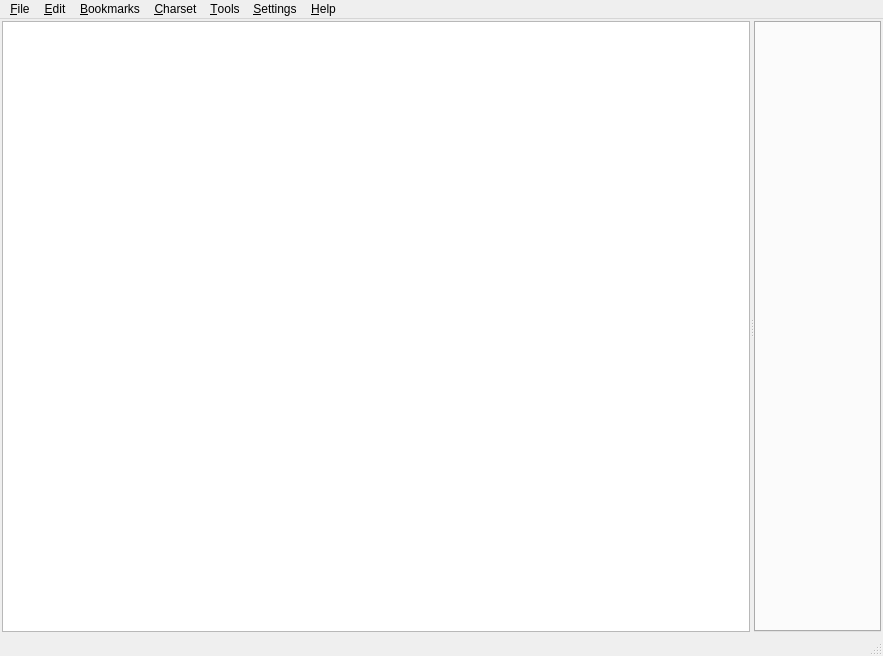
<?xml version="1.0" encoding="UTF-8"?>
<ui version="4.0">
 <class>MainWindow</class>
 <widget class="QMainWindow" name="MainWindow">
  <property name="geometry">
   <rect>
    <x>0</x>
    <y>0</y>
    <width>883</width>
    <height>656</height>
   </rect>
  </property>
  <property name="focusPolicy">
   <enum>Qt::TabFocus</enum>
  </property>
  <property name="windowTitle">
   <string>JPReader</string>
  </property>
  <widget class="QWidget" name="centralwidget">
   <layout class="QHBoxLayout" name="horizontalLayout_2">
    <property name="leftMargin">
     <number>2</number>
    </property>
    <property name="topMargin">
     <number>2</number>
    </property>
    <property name="rightMargin">
     <number>2</number>
    </property>
    <property name="bottomMargin">
     <number>2</number>
    </property>
    <item>
     <widget class="QSplitter" name="splitter">
      <property name="orientation">
       <enum>Qt::Horizontal</enum>
      </property>
      <property name="childrenCollapsible">
       <bool>false</bool>
      </property>
      <widget class="QWidget" name="layoutWidget">
       <layout class="QHBoxLayout" name="helperLayout">
        <property name="spacing">
         <number>0</number>
        </property>
        <item>
         <widget class="QFrame" name="helperFrame">
          <property name="frameShape">
           <enum>QFrame::NoFrame</enum>
          </property>
          <property name="frameShadow">
           <enum>QFrame::Plain</enum>
          </property>
          <layout class="QHBoxLayout" name="horizontalLayout">
           <property name="leftMargin">
            <number>0</number>
           </property>
           <property name="topMargin">
            <number>0</number>
           </property>
           <property name="rightMargin">
            <number>0</number>
           </property>
           <property name="bottomMargin">
            <number>0</number>
           </property>
           <item>
            <widget class="QListWidget" name="helperList">
             <property name="mouseTracking">
              <bool>true</bool>
             </property>
            </widget>
           </item>
          </layout>
         </widget>
        </item>
       </layout>
      </widget>
      <widget class="QSpecTabWidget" name="tabMain">
       <property name="currentIndex">
        <number>-1</number>
       </property>
       <property name="elideMode">
        <enum>Qt::ElideRight</enum>
       </property>
       <property name="movable">
        <bool>true</bool>
       </property>
      </widget>
     </widget>
    </item>
   </layout>
  </widget>
  <widget class="QMenuBar" name="menubar">
   <property name="geometry">
    <rect>
     <x>0</x>
     <y>0</y>
     <width>883</width>
     <height>21</height>
    </rect>
   </property>
   <widget class="QMenu" name="menuFile">
    <property name="title">
     <string>&amp;File</string>
    </property>
    <addaction name="actionNew"/>
    <addaction name="actionNewSearch"/>
    <addaction name="separator"/>
    <addaction name="actionWnd"/>
    <addaction name="separator"/>
    <addaction name="actionOpen"/>
    <addaction name="actionOpenClip"/>
    <addaction name="actionOpenInDir"/>
    <addaction name="separator"/>
    <addaction name="actionExitAll"/>
    <addaction name="actionExit"/>
   </widget>
   <widget class="QMenu" name="menuBookmarks">
    <property name="title">
     <string>&amp;Bookmarks</string>
    </property>
    <addaction name="actionAddBM"/>
    <addaction name="separator"/>
   </widget>
   <widget class="QMenu" name="menuHelp">
    <property name="title">
     <string>&amp;Help</string>
    </property>
    <addaction name="actionAbout"/>
    <addaction name="actionAboutQt"/>
   </widget>
   <widget class="QMenu" name="menuEdit">
    <property name="title">
     <string>&amp;Edit</string>
    </property>
    <addaction name="actionOpenCB"/>
    <addaction name="actionOpenCBPlain"/>
    <addaction name="separator"/>
    <addaction name="actionClearCB"/>
    <addaction name="separator"/>
    <addaction name="actionFindText"/>
   </widget>
   <widget class="QMenu" name="menuCharset">
    <property name="title">
     <string>&amp;Charset</string>
    </property>
   </widget>
   <widget class="QMenu" name="menuTools">
    <property name="title">
     <string>&amp;Tools</string>
    </property>
    <widget class="QMenu" name="menuTranslationMode">
     <property name="title">
      <string>&amp;Translation mode</string>
     </property>
    </widget>
    <widget class="QMenu" name="menuSourceLanguage">
     <property name="title">
      <string>Source &amp;language</string>
     </property>
    </widget>
    <addaction name="menuTranslationMode"/>
    <addaction name="menuSourceLanguage"/>
    <addaction name="separator"/>
    <addaction name="actionTextTranslator"/>
    <addaction name="actionDownloadManager"/>
    <addaction name="actionDictionary"/>
    <addaction name="actionFullscreen"/>
    <addaction name="actionDetachTab"/>
    <addaction name="separator"/>
    <addaction name="actionShowLog"/>
   </widget>
   <widget class="QMenu" name="menuSettings">
    <property name="title">
     <string>&amp;Settings</string>
    </property>
    <addaction name="actionSettings"/>
    <addaction name="actionSaveSettings"/>
    <addaction name="separator"/>
   </widget>
   <addaction name="menuFile"/>
   <addaction name="menuEdit"/>
   <addaction name="menuBookmarks"/>
   <addaction name="menuCharset"/>
   <addaction name="menuTools"/>
   <addaction name="menuSettings"/>
   <addaction name="menuHelp"/>
  </widget>
  <widget class="QStatusBar" name="statusbar"/>
  <action name="actionAbout">
   <property name="text">
    <string>&amp;About</string>
   </property>
  </action>
  <action name="actionSettings">
   <property name="text">
    <string>&amp;Settings...</string>
   </property>
  </action>
  <action name="actionExit">
   <property name="text">
    <string>E&amp;xit</string>
   </property>
   <property name="shortcut">
    <string>Ctrl+Q</string>
   </property>
  </action>
  <action name="actionOpen">
   <property name="text">
    <string>&amp;Open...</string>
   </property>
   <property name="shortcut">
    <string>Ctrl+O</string>
   </property>
  </action>
  <action name="actionOpenInDir">
   <property name="text">
    <string>Open &amp;in document directory...</string>
   </property>
  </action>
  <action name="actionNew">
   <property name="text">
    <string>&amp;New</string>
   </property>
   <property name="shortcut">
    <string>Ctrl+N</string>
   </property>
  </action>
  <action name="actionOpenCB">
   <property name="text">
    <string>&amp;Paste</string>
   </property>
   <property name="shortcut">
    <string>F6</string>
   </property>
  </action>
  <action name="actionClearCB">
   <property name="text">
    <string>&amp;Clear clipboard</string>
   </property>
  </action>
  <action name="actionOpenClip">
   <property name="text">
    <string>Open with &amp;Url from clipboard</string>
   </property>
  </action>
  <action name="actionAutodetection">
   <property name="text">
    <string>Autodetection</string>
   </property>
  </action>
  <action name="actionWnd">
   <property name="text">
    <string>New &amp;window</string>
   </property>
   <property name="shortcut">
    <string>F3</string>
   </property>
  </action>
  <action name="actionNewSearch">
   <property name="text">
    <string>New sea&amp;rch</string>
   </property>
  </action>
  <action name="actionClearCaches">
   <property name="text">
    <string>C&amp;lear caches</string>
   </property>
  </action>
  <action name="actionSaveSettings">
   <property name="text">
    <string>S&amp;ave settings</string>
   </property>
  </action>
  <action name="actionAddBM">
   <property name="text">
    <string>&amp;Add bookmark...</string>
   </property>
   <property name="shortcut">
    <string>Ctrl+B</string>
   </property>
  </action>
  <action name="actionOpenCBPlain">
   <property name="text">
    <string>Paste plain &amp;text</string>
   </property>
   <property name="shortcut">
    <string>F5</string>
   </property>
  </action>
  <action name="actionTextTranslator">
   <property name="text">
    <string>T&amp;ext translator</string>
   </property>
   <property name="shortcut">
    <string>F2</string>
   </property>
  </action>
  <action name="actionGlobalContextTranslator">
   <property name="checkable">
    <bool>true</bool>
   </property>
   <property name="text">
    <string>Global context translator</string>
   </property>
  </action>
  <action name="actionExitAll">
   <property name="text">
    <string>&amp;Exit and close all</string>
   </property>
  </action>
  <action name="actionUseHTTPProxy">
   <property name="checkable">
    <bool>true</bool>
   </property>
   <property name="text">
    <string>Use HTTP Proxy</string>
   </property>
  </action>
  <action name="actionDetachTab">
   <property name="icon">
    <iconset theme="tab-detach">
     <normaloff/>
    </iconset>
   </property>
   <property name="text">
    <string>&amp;Detach current tab</string>
   </property>
  </action>
  <action name="actionShowLog">
   <property name="text">
    <string>&amp;Show log</string>
   </property>
  </action>
  <action name="actionTModeAdditive">
   <property name="checkable">
    <bool>true</bool>
   </property>
   <property name="text">
    <string>Additive translation</string>
   </property>
  </action>
  <action name="actionTModeOverwriting">
   <property name="checkable">
    <bool>true</bool>
   </property>
   <property name="text">
    <string>Overwriting translation</string>
   </property>
  </action>
  <action name="actionTModeTooltip">
   <property name="checkable">
    <bool>true</bool>
   </property>
   <property name="text">
    <string>Tooltip translation</string>
   </property>
  </action>
  <action name="actionBlah">
   <property name="text">
    <string>blah</string>
   </property>
  </action>
  <action name="actionFindText">
   <property name="text">
    <string>&amp;Find text</string>
   </property>
  </action>
  <action name="actionDictionary">
   <property name="icon">
    <iconset theme="accessories-dictionary">
     <normaloff/>
    </iconset>
   </property>
   <property name="text">
    <string>D&amp;ictionary</string>
   </property>
   <property name="shortcut">
    <string>F9</string>
   </property>
  </action>
  <action name="actionAboutQt">
   <property name="text">
    <string>About &amp;Qt</string>
   </property>
  </action>
  <action name="actionDownloadManager">
   <property name="icon">
    <iconset theme="folder-downloads">
     <normaloff/>
    </iconset>
   </property>
   <property name="text">
    <string>Download &amp;manager</string>
   </property>
  </action>
  <action name="actionFullscreen">
   <property name="checkable">
    <bool>true</bool>
   </property>
   <property name="text">
    <string>Show &amp;fullscreen</string>
   </property>
   <property name="shortcut">
    <string>F11</string>
   </property>
  </action>
 </widget>
 <customwidgets>
  <customwidget>
   <class>QSpecTabWidget</class>
   <extends>QTabWidget</extends>
   <header location="global">specwidgets.h</header>
   <container>1</container>
  </customwidget>
 </customwidgets>
 <resources/>
 <connections/>
</ui>
